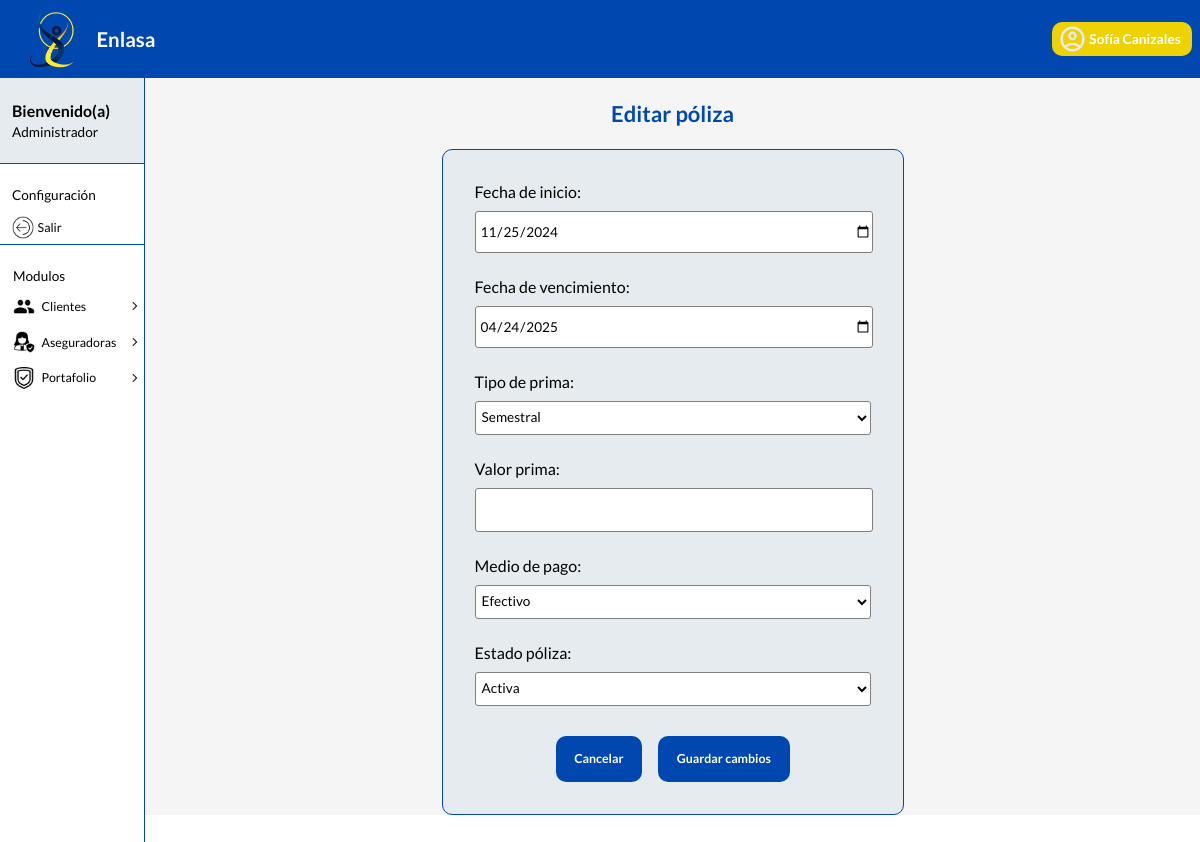
The page /admin_dashboard/edit_policy/2/ (signed in) on the database as committed earlier.
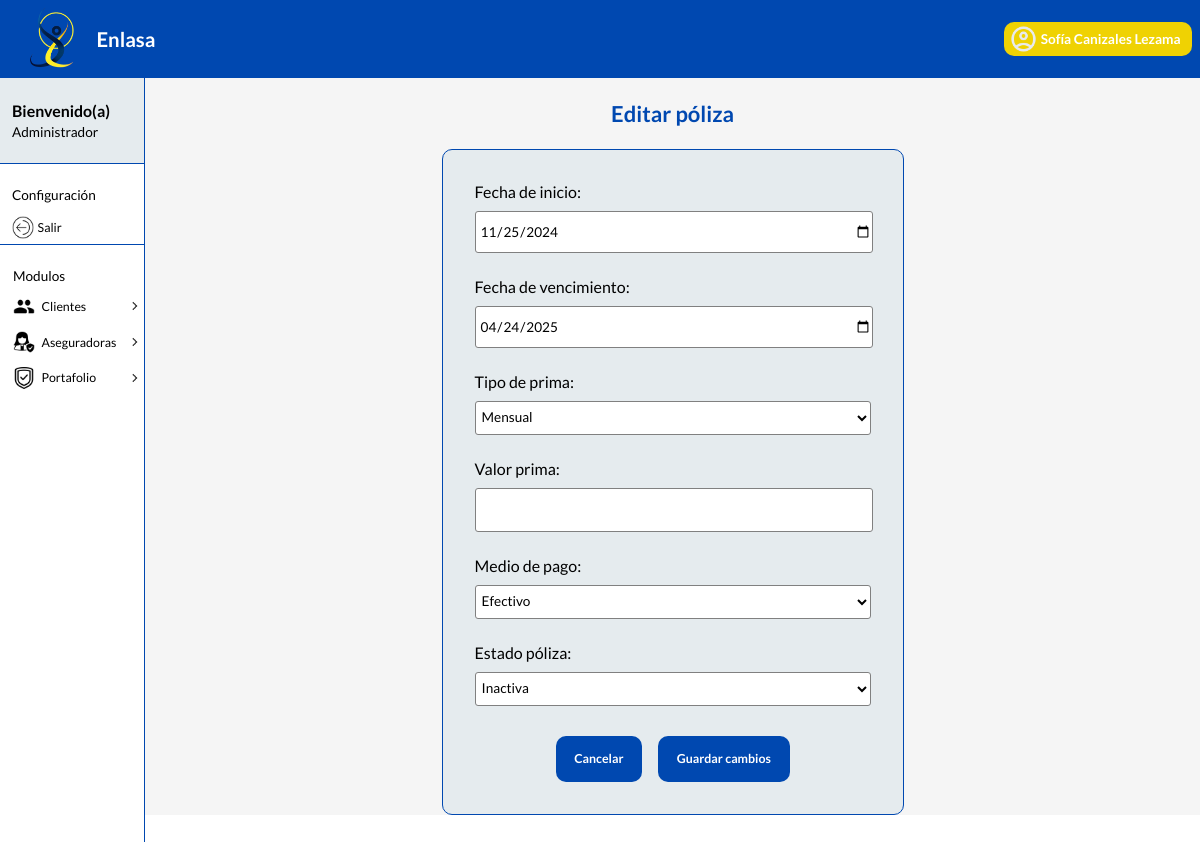
The same page on the database as committed later.
### home/models.py (models this page shows, shortened)
class  Usuario(AbstractBaseUser, PermissionsMixin):
    ROL = [ #creación de la enumeración de tipo de rol
        ('CLIENTE', 'Cliente'),
        ('GERENTE', 'Gerente'),
        ('ADMINISTRADOR', 'Administrador')
    ]
    num_documento = models.IntegerField( primary_key = True, unique=True)
    rol = models.CharField(max_length = 14, choices = ROL)
    nombre = models.CharField(max_length = 50)
    email = models.EmailField(max_length = 50)
    password = models.CharField(max_length = 8)
    REQUIRED_FIELDS = ['rol']
    USERNAME_FIELD = 'num_documento'
    objects = UsuarioManager()

class Poliza(models.Model):
    PRIMA = [  #creación de la enumeración de tipo de prima
        ('MENSUAL', 'Mensual'),
        ('TRIMESTRAL', 'Trimestral'),
        ('SEMESTRAL', 'Semestral'),
        ('ANUAL', 'Anual'),
    ]
    MEDIO_PAGO = [ #creación de la enumeración de tipo de medio de pago
        ('EFECTIVO', 'Efectivo'),
        ('TARJETA', 'Tarjeta '),
    ]
    id = models.AutoField(primary_key = True)
    fecha_inicio = models.DateField()
    fecha_vencimiento = models.DateField()
    valor = models.DecimalField(max_digits = 10, decimal_places = 2)
    prima = models.CharField(max_length = 10, choices = PRIMA)
    medio_pago = models.CharField(max_length = 20, choices = MEDIO_PAGO)
    estado = models.BooleanField()
    aseguradora_id = models.ForeignKey(Aseguradora, on_delete = models.CASCADE)
    cliente_id = models.ForeignKey(Cliente, on_delete = models.CASCADE)
    seguro_id = models.ForeignKey(Seguro, on_delete = models.CASCADE)

### home/views.py (the view, shortened to what this page needs)
# urls.py: path('admin_dashboard/edit_policy/<int:policy_id>/', views.edit_policy, name='edit_policy'),
@login_required
def edit_policy(request, policy_id):
    policy = Poliza.objects.get(id = policy_id) #póliza
    context = { #datos que van al template
        'policy': policy,
    }
    return render(request, 'admin/edit_policy.html',{
        'context': context
    })

### home/templates/admin/edit_policy.html (shortened to what this page needs)
{% extends 'layouts/baseAdmin.html' %}
{% block content %}
<section>
    <h3 class="h3-forms">Editar póliza</h3>
</section>
    <form id="formGlobal" method="post">
        <section class="column">
            <label for="startDate">Fecha de inicio:</label>
            <input value="{{ context.policy.fecha_inicio| date:'Y-m-d' }}" class="date" name="startDate" type="date"></input>
        </section>
        <section class="column">
            <label for="expiryDate">Fecha de vencimiento:</label>
            <input value="{{ context.policy.fecha_vencimiento| date:'Y-m-d'  }}" class="date" name="expiryDate" type="date"></input>
        </section>
        <section class="column">
            <label for="typeFace">Tipo de prima:</label>
            <select name="typeFace">
                <option value="MENSUAL" {% if context.policy.prima == 'MENSUAL'%} selected {% endif %}>Mensual</option>
                <option value="SEMESTRAL" {% if context.policy.prima == 'SEMESTRAL'%} selected {% endif %}>Semestral</option>
            </select>
        </section>
        <section class="column">
            <label for="valueFace">Valor prima:</label>
            <input value="{{ context.policy.valor }}" name="valueFace"  type="number"></input>
        </section>
        <section class="column">
            <label for="payMethod">Medio de pago:</label>
            <select name="payMethod">
                <option value="EFECTIVO" {% if context.policy.medio_pago == 'EFECTIVO' %} selected {% endif %}>Efectivo</option>
            </select>
        </section>
        <section class="column">
            <label for="state">Estado póliza:</label>
            <select  name="state">
                <option value="True" {% if context.policy.estado == True %} selected {% endif %}>Activa</option>
                <option value="False" {% if context.policy.estado == False %} selected {% endif %}>Inactiva</option>
            </select>
        </section>
        <section class="contentButton">
            {% url 'show_policys' as url_list %}
            <button id="botton-form" type="button" onclick="window.location.href='{{url_list}}'"><strong>Cancelar</strong></button>
            <button id="botton-form" type="submit"><strong>Guardar cambios</strong></button>
        </section>
    </form>
{% endblock %}

### home/templates/layouts/baseAdmin.html (shortened to what this page needs)
{% load static %}
<!DOCTYPE html>
<html lang="en">
<head>
    <link rel="stylesheet" href="{% static 'css/principal.css' %}">
    <link rel="stylesheet" href="{% static 'css/tables.css' %}">
    <link rel="stylesheet" href="{% static 'css/verPerfil.css' %}">
    <link rel="stylesheet" href="{% static 'css/forms.css' %}">
</head>
<body>
    <header>
        <section>
            <figure>
                <img src="{% static 'assets/iconoLogo.png' %}" alt="logo">
            </figure>
            <h1>Enlasa</h1>
        </section>
        <button id="miBoton" class="icono1">
            <img src="{% static 'assets/icono1.png' %}"  alt="icono">
            <span><strong>{{ user.nombre }}</strong></span>
        </button>
    </header>
    <div class="lyout">
        <nav id="nav" class="cerrado">
            <section class="rol">
                <h3>Bienvenido(a)</h3>
                <p>Administrador</p>
            </section>
            <section class="confi">
                <p class="p" >Configuración</p>
                <button class="icono2" id="boton-logout">
                    <figure>
                        <img src="{% static 'assets/out.png' %}"  alt="icono">
                    </figure>
                    <p>Salir</p>
                </button>
            </section>
            <ul class="list">
                <p>Modulos</p>
                <li class="list_item list_item--click">
                    <div class="list_button list_button--click">
                        <img src="{% static 'assets/people.png' %}"   class="list_img">
                        <a href="#" class="nav_link">Clientes</a>
                        <img src="{% static 'assets/arrow.png' %}"   class="list_arrow">
                    </div>
                </li>
                <li class="list_item list_item--click">
                    <div class="list_button list_button--click">
                        <img src="{% static 'assets/insuHome.png' %}"  class="list_img">
                        <a href="#" class="nav_link">Aseguradoras</a>
                        <img src="{% static 'assets/arrow.png' %}"   class="list_arrow">
                    </div>
                </li>
                <li class="list_item list_item--click">
                    <div class="list_button list_button--click">
                        <img src="{% static 'assets/insurance.png' %}"  class="list_img">
                        <a href="#" class="nav_link">Portafolio</a>
                        <img src="{% static 'assets/arrow.png' %}"   class="list_arrow">
                    </div>
                </li>
               </ul>
        </nav>
        <main>
            {% block content %}
            {% endblock %}
        </main>
    </div>
</body>
</html>

Rows that differ between the two databases and show on the page:
changed Usuario: nombre "Sofía Canizales" → "Sofía Canizales Lezama"
changed Poliza: typeFace "Semestral" → "Mensual"; payMethod (not shown) → "Efectivo"; state "Activa" → "Inactiva"
Other text that changed with them:
form field payMethod: "Efectivo" → (not shown)
